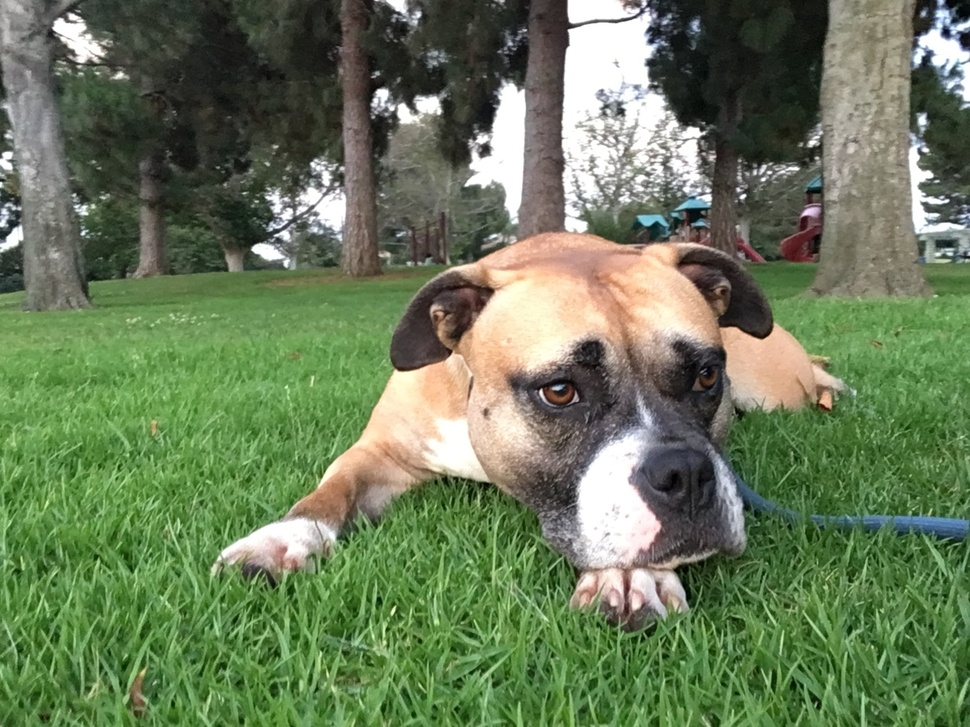
//> input picture skew/sally.jpg, 970 x 727 px, shrunk from 1288 x 966 before the run
$ ./reflect   (built with g++ and OpenCV 4)
//> lines starting //> are read from the running program, lines starting //| are printed output that depends on the picture
#include<opencv2/opencv.hpp>

using namespace cv;

int main()
{

    Mat src = imread("sally.jpg",CV_LOAD_IMAGE_COLOR);
//> src is the input picture: 727 rows x 970 cols, CV_8UC3; mean B, G, R 89.6, 123.1, 106

    // reflect

    Mat dsth, dstv, dst;

    Mat Mh = (Mat_<double>(2,3) << -1, 0, src.cols, 0, 1, 0);
//> Mh = [[-1, 0, 970], [0, 1, 0]]
    Mat Mv = (Mat_<double>(2,3) << 1, 0, 0, 0, -1, src.rows);
//> Mv = [[1, 0, 0], [0, -1, 727]]
    Mat M = (Mat_<double>(2,3) << -1, 0, src.cols, 0, -1, src.rows);
//> M = [[-1, 0, 970], [0, -1, 727]]

    warpAffine(src,dsth,Mh,src.size());
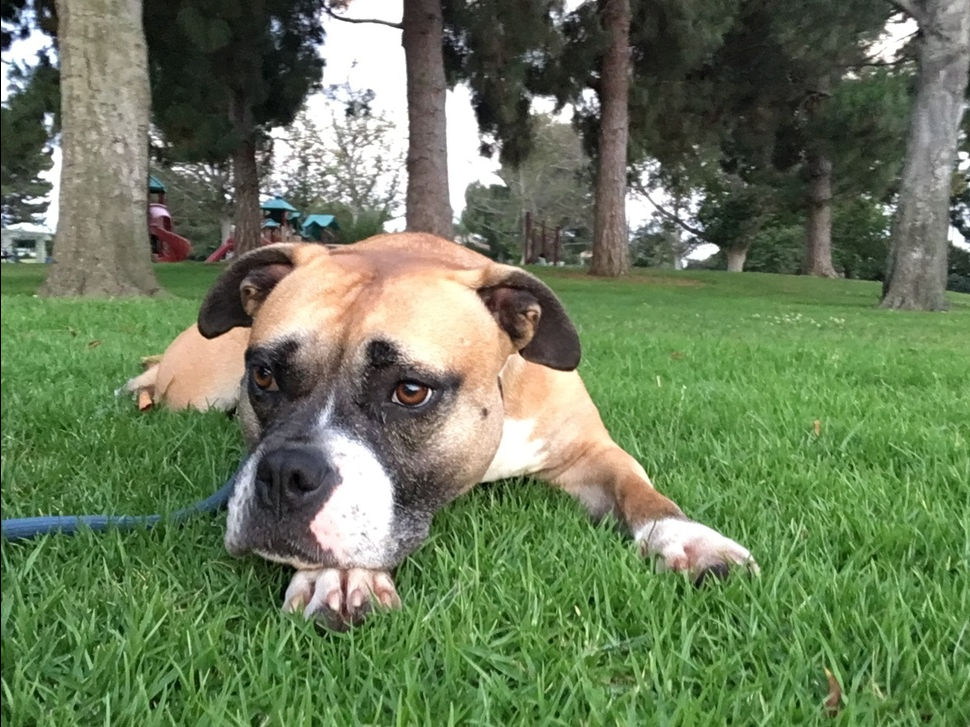
//> dsth: 727 rows x 970 cols, CV_8UC3; mean B, G, R 89.6, 123, 105.9
    warpAffine(src,dstv,Mv,src.size());
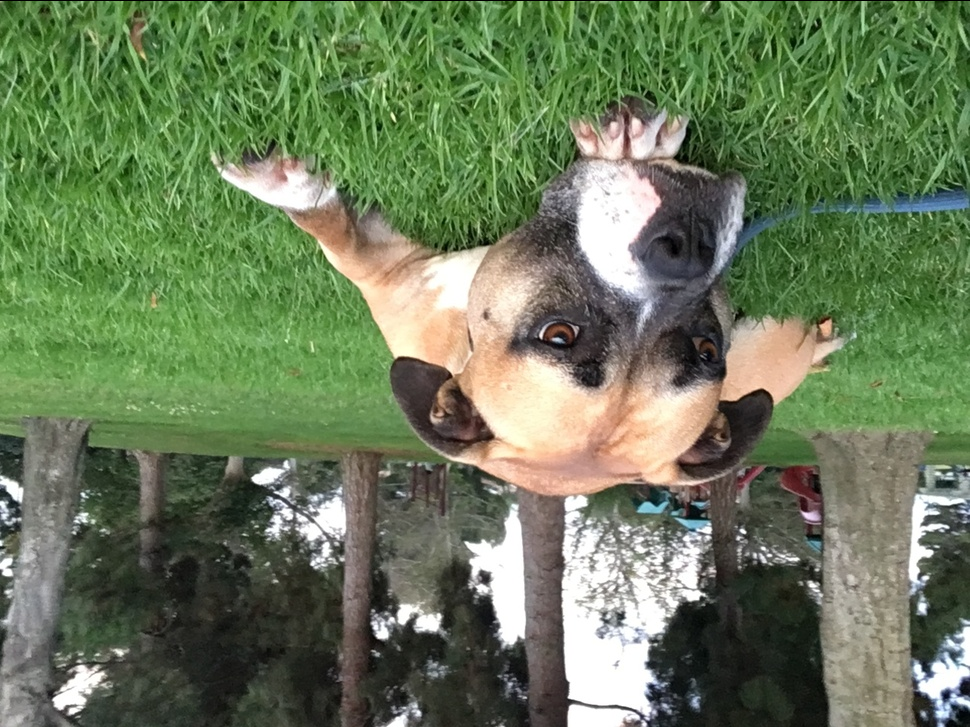
//> dstv: 727 rows x 970 cols, CV_8UC3; mean B, G, R 89.5, 123, 105.9
    warpAffine(src,dst,M,src.size());
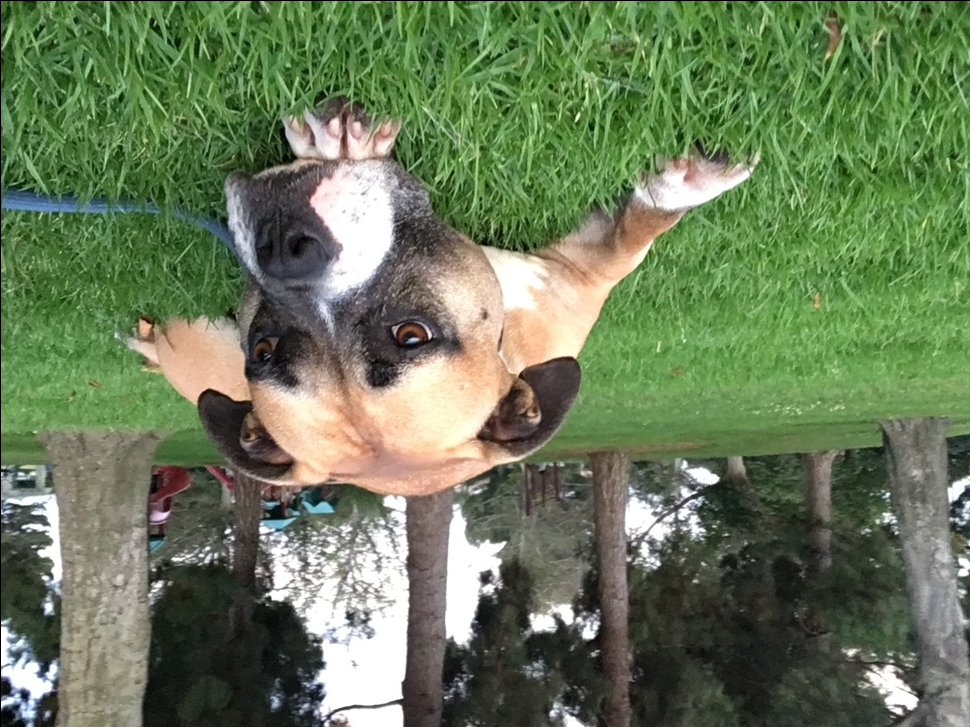
//> dst: 727 rows x 970 cols, CV_8UC3; mean B, G, R 89.5, 122.9, 105.8

    namedWindow("h-ref",WINDOW_AUTOSIZE);
    imshow("h-ref",dsth);

    namedWindow("v-ref",WINDOW_AUTOSIZE);
    imshow("v-ref",dstv);

    namedWindow("ref",WINDOW_AUTOSIZE);
    imshow("ref",dst);


    waitKey(0);

    return 0;
}
